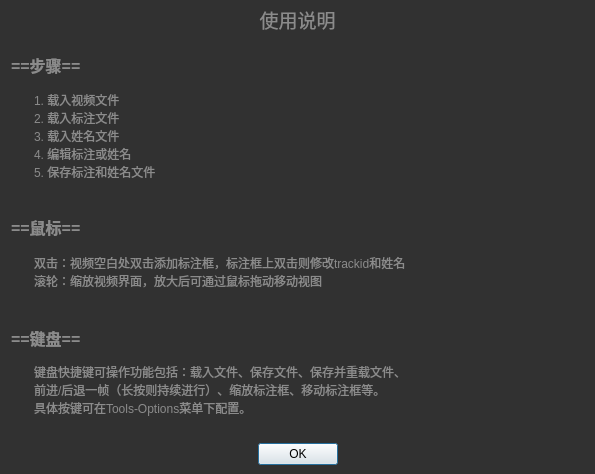
<?xml version="1.0" encoding="UTF-8"?>
<ui version="4.0">
 <class>HelpDialog</class>
 <widget class="QDialog" name="HelpDialog">
  <property name="geometry">
   <rect>
    <x>0</x>
    <y>0</y>
    <width>595</width>
    <height>474</height>
   </rect>
  </property>
  <property name="windowTitle">
   <string>Help</string>
  </property>
  <property name="styleSheet">
   <string notr="true">#HelpDialog{background-color: #313131;}
QLabel{color: #8b8b8b;}</string>
  </property>
  <layout class="QVBoxLayout" name="verticalLayout">
   <property name="topMargin">
    <number>0</number>
   </property>
   <property name="bottomMargin">
    <number>9</number>
   </property>
   <item>
    <widget class="QLabel" name="label">
     <property name="font">
      <font>
       <pointsize>14</pointsize>
      </font>
     </property>
     <property name="text">
      <string>使用说明</string>
     </property>
     <property name="alignment">
      <set>Qt::AlignCenter</set>
     </property>
    </widget>
   </item>
   <item>
    <widget class="QLabel" name="label_2">
     <property name="font">
      <font>
       <pointsize>12</pointsize>
       <weight>75</weight>
       <bold>true</bold>
      </font>
     </property>
     <property name="text">
      <string>==步骤==</string>
     </property>
    </widget>
   </item>
   <item>
    <widget class="QLabel" name="label_3">
     <property name="styleSheet">
      <string notr="true">padding-left: 20px;</string>
     </property>
     <property name="text">
      <string>1. 载入视频文件
2. 载入标注文件
3. 载入姓名文件
4. 编辑标注或姓名
5. 保存标注和姓名文件</string>
     </property>
    </widget>
   </item>
   <item>
    <spacer name="verticalSpacer_2">
     <property name="orientation">
      <enum>Qt::Vertical</enum>
     </property>
     <property name="sizeType">
      <enum>QSizePolicy::Fixed</enum>
     </property>
     <property name="sizeHint" stdset="0">
      <size>
       <width>20</width>
       <height>20</height>
      </size>
     </property>
    </spacer>
   </item>
   <item>
    <widget class="QLabel" name="label_4">
     <property name="font">
      <font>
       <pointsize>12</pointsize>
       <weight>75</weight>
       <bold>true</bold>
      </font>
     </property>
     <property name="text">
      <string>==鼠标==</string>
     </property>
    </widget>
   </item>
   <item>
    <widget class="QLabel" name="label_5">
     <property name="styleSheet">
      <string notr="true">padding-left: 20px;</string>
     </property>
     <property name="text">
      <string>双击：视频空白处双击添加标注框，标注框上双击则修改trackid和姓名
滚轮：缩放视频界面，放大后可通过鼠标拖动移动视图</string>
     </property>
    </widget>
   </item>
   <item>
    <spacer name="verticalSpacer_3">
     <property name="orientation">
      <enum>Qt::Vertical</enum>
     </property>
     <property name="sizeType">
      <enum>QSizePolicy::Fixed</enum>
     </property>
     <property name="sizeHint" stdset="0">
      <size>
       <width>20</width>
       <height>20</height>
      </size>
     </property>
    </spacer>
   </item>
   <item>
    <widget class="QLabel" name="label_6">
     <property name="font">
      <font>
       <pointsize>12</pointsize>
       <weight>75</weight>
       <bold>true</bold>
      </font>
     </property>
     <property name="text">
      <string>==键盘==</string>
     </property>
    </widget>
   </item>
   <item>
    <widget class="QLabel" name="label_7">
     <property name="styleSheet">
      <string notr="true">padding-left: 20px;</string>
     </property>
     <property name="text">
      <string>键盘快捷键可操作功能包括：载入文件、保存文件、保存并重载文件、
前进/后退一帧（长按则持续进行）、缩放标注框、移动标注框等。
具体按键可在Tools-Options菜单下配置。</string>
     </property>
    </widget>
   </item>
   <item>
    <spacer name="verticalSpacer">
     <property name="orientation">
      <enum>Qt::Vertical</enum>
     </property>
     <property name="sizeType">
      <enum>QSizePolicy::Preferred</enum>
     </property>
     <property name="sizeHint" stdset="0">
      <size>
       <width>20</width>
       <height>20</height>
      </size>
     </property>
    </spacer>
   </item>
   <item>
    <layout class="QHBoxLayout" name="horizontalLayout">
     <item>
      <spacer name="horizontalSpacer">
       <property name="orientation">
        <enum>Qt::Horizontal</enum>
       </property>
       <property name="sizeHint" stdset="0">
        <size>
         <width>40</width>
         <height>20</height>
        </size>
       </property>
      </spacer>
     </item>
     <item>
      <widget class="QPushButton" name="pushButton">
       <property name="text">
        <string>OK</string>
       </property>
      </widget>
     </item>
     <item>
      <spacer name="horizontalSpacer_2">
       <property name="orientation">
        <enum>Qt::Horizontal</enum>
       </property>
       <property name="sizeHint" stdset="0">
        <size>
         <width>40</width>
         <height>20</height>
        </size>
       </property>
      </spacer>
     </item>
    </layout>
   </item>
  </layout>
 </widget>
 <resources/>
 <connections/>
</ui>
